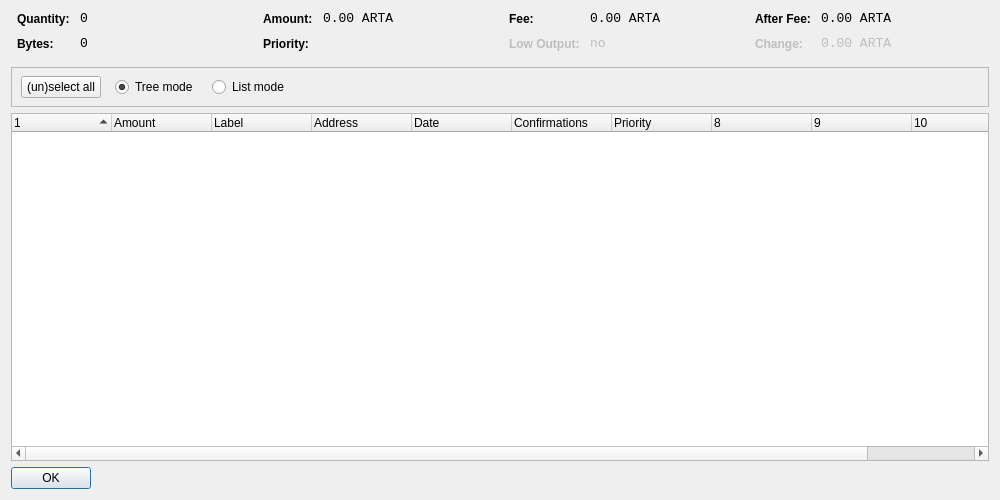
<?xml version="1.0" encoding="UTF-8"?>
<ui version="4.0">
 <class>CoinControlDialog</class>
 <widget class="QDialog" name="CoinControlDialog">
  <property name="geometry">
   <rect>
    <x>0</x>
    <y>0</y>
    <width>1000</width>
    <height>500</height>
   </rect>
  </property>
  <property name="windowTitle">
   <string>Coin Control</string>
  </property>
  <layout class="QVBoxLayout" name="verticalLayout">
   <item>
    <layout class="QHBoxLayout" name="horizontalLayoutTop" stretch="0,0,0,0">
     <property name="topMargin">
      <number>0</number>
     </property>
     <property name="bottomMargin">
      <number>10</number>
     </property>
     <item>
      <layout class="QFormLayout" name="formLayoutCoinControl1">
       <property name="horizontalSpacing">
        <number>10</number>
       </property>
       <property name="verticalSpacing">
        <number>10</number>
       </property>
       <property name="leftMargin">
        <number>6</number>
       </property>
       <property name="rightMargin">
        <number>6</number>
       </property>
       <item row="0" column="0">
        <widget class="QLabel" name="labelCoinControlQuantityText">
         <property name="styleSheet">
          <string notr="true">font-weight:bold;</string>
         </property>
         <property name="text">
          <string>Quantity:</string>
         </property>
        </widget>
       </item>
       <item row="0" column="1">
        <widget class="QLabel" name="labelCoinControlQuantity">
         <property name="font">
          <font>
           <family>Monospace</family>
           <pointsize>10</pointsize>
          </font>
         </property>
         <property name="cursor">
          <cursorShape>IBeamCursor</cursorShape>
         </property>
         <property name="contextMenuPolicy">
          <enum>Qt::ActionsContextMenu</enum>
         </property>
         <property name="text">
          <string notr="true">0</string>
         </property>
         <property name="textInteractionFlags">
          <set>Qt::LinksAccessibleByMouse|Qt::TextSelectableByKeyboard|Qt::TextSelectableByMouse</set>
         </property>
        </widget>
       </item>
       <item row="1" column="0">
        <widget class="QLabel" name="labelCoinControlBytesText">
         <property name="styleSheet">
          <string notr="true">font-weight:bold;</string>
         </property>
         <property name="text">
          <string>Bytes:</string>
         </property>
        </widget>
       </item>
       <item row="1" column="1">
        <widget class="QLabel" name="labelCoinControlBytes">
         <property name="font">
          <font>
           <family>Monospace</family>
           <pointsize>10</pointsize>
          </font>
         </property>
         <property name="cursor">
          <cursorShape>IBeamCursor</cursorShape>
         </property>
         <property name="contextMenuPolicy">
          <enum>Qt::ActionsContextMenu</enum>
         </property>
         <property name="text">
          <string notr="true">0</string>
         </property>
         <property name="textInteractionFlags">
          <set>Qt::LinksAccessibleByMouse|Qt::TextSelectableByKeyboard|Qt::TextSelectableByMouse</set>
         </property>
        </widget>
       </item>
      </layout>
     </item>
     <item>
      <layout class="QFormLayout" name="formLayoutCoinControl2">
       <property name="horizontalSpacing">
        <number>10</number>
       </property>
       <property name="verticalSpacing">
        <number>10</number>
       </property>
       <property name="leftMargin">
        <number>6</number>
       </property>
       <property name="rightMargin">
        <number>6</number>
       </property>
       <item row="0" column="0">
        <widget class="QLabel" name="labelCoinControlAmountText">
         <property name="styleSheet">
          <string notr="true">font-weight:bold;</string>
         </property>
         <property name="text">
          <string>Amount:</string>
         </property>
        </widget>
       </item>
       <item row="0" column="1">
        <widget class="QLabel" name="labelCoinControlAmount">
         <property name="font">
          <font>
           <family>Monospace</family>
           <pointsize>10</pointsize>
          </font>
         </property>
         <property name="cursor">
          <cursorShape>IBeamCursor</cursorShape>
         </property>
         <property name="contextMenuPolicy">
          <enum>Qt::ActionsContextMenu</enum>
         </property>
         <property name="text">
          <string notr="true">0.00 ARTA</string>
         </property>
         <property name="textInteractionFlags">
          <set>Qt::LinksAccessibleByMouse|Qt::TextSelectableByKeyboard|Qt::TextSelectableByMouse</set>
         </property>
        </widget>
       </item>
       <item row="1" column="0">
        <widget class="QLabel" name="labelCoinControlPriorityText">
         <property name="styleSheet">
          <string notr="true">font-weight:bold;</string>
         </property>
         <property name="text">
          <string>Priority:</string>
         </property>
        </widget>
       </item>
       <item row="1" column="1">
        <widget class="QLabel" name="labelCoinControlPriority">
         <property name="font">
          <font>
           <family>Monospace</family>
           <pointsize>10</pointsize>
          </font>
         </property>
         <property name="cursor">
          <cursorShape>IBeamCursor</cursorShape>
         </property>
         <property name="contextMenuPolicy">
          <enum>Qt::ActionsContextMenu</enum>
         </property>
         <property name="text">
          <string/>
         </property>
         <property name="textInteractionFlags">
          <set>Qt::LinksAccessibleByMouse|Qt::TextSelectableByKeyboard|Qt::TextSelectableByMouse</set>
         </property>
        </widget>
       </item>
      </layout>
     </item>
     <item>
      <layout class="QFormLayout" name="formLayoutCoinControl3">
       <property name="horizontalSpacing">
        <number>10</number>
       </property>
       <property name="verticalSpacing">
        <number>10</number>
       </property>
       <property name="leftMargin">
        <number>6</number>
       </property>
       <property name="rightMargin">
        <number>6</number>
       </property>
       <item row="0" column="0">
        <widget class="QLabel" name="labelCoinControlFeeText">
         <property name="styleSheet">
          <string notr="true">font-weight:bold;</string>
         </property>
         <property name="text">
          <string>Fee:</string>
         </property>
        </widget>
       </item>
       <item row="0" column="1">
        <widget class="QLabel" name="labelCoinControlFee">
         <property name="font">
          <font>
           <family>Monospace</family>
           <pointsize>10</pointsize>
          </font>
         </property>
         <property name="cursor">
          <cursorShape>IBeamCursor</cursorShape>
         </property>
         <property name="contextMenuPolicy">
          <enum>Qt::ActionsContextMenu</enum>
         </property>
         <property name="text">
          <string notr="true">0.00 ARTA</string>
         </property>
         <property name="textInteractionFlags">
          <set>Qt::LinksAccessibleByMouse|Qt::TextSelectableByKeyboard|Qt::TextSelectableByMouse</set>
         </property>
        </widget>
       </item>
       <item row="1" column="0">
        <widget class="QLabel" name="labelCoinControlLowOutputText">
         <property name="enabled">
          <bool>false</bool>
         </property>
         <property name="styleSheet">
          <string notr="true">font-weight:bold;</string>
         </property>
         <property name="text">
          <string>Low Output:</string>
         </property>
        </widget>
       </item>
       <item row="1" column="1">
        <widget class="QLabel" name="labelCoinControlLowOutput">
         <property name="enabled">
          <bool>false</bool>
         </property>
         <property name="font">
          <font>
           <family>Monospace</family>
           <pointsize>10</pointsize>
          </font>
         </property>
         <property name="cursor">
          <cursorShape>IBeamCursor</cursorShape>
         </property>
         <property name="contextMenuPolicy">
          <enum>Qt::ActionsContextMenu</enum>
         </property>
         <property name="text">
          <string notr="true">no</string>
         </property>
         <property name="textInteractionFlags">
          <set>Qt::LinksAccessibleByMouse|Qt::TextSelectableByKeyboard|Qt::TextSelectableByMouse</set>
         </property>
        </widget>
       </item>
      </layout>
     </item>
     <item>
      <layout class="QFormLayout" name="formLayoutCoinControl4">
       <property name="horizontalSpacing">
        <number>10</number>
       </property>
       <property name="verticalSpacing">
        <number>10</number>
       </property>
       <property name="leftMargin">
        <number>6</number>
       </property>
       <property name="rightMargin">
        <number>6</number>
       </property>
       <item row="0" column="0">
        <widget class="QLabel" name="labelCoinControlAfterFeeText">
         <property name="styleSheet">
          <string notr="true">font-weight:bold;</string>
         </property>
         <property name="text">
          <string>After Fee:</string>
         </property>
        </widget>
       </item>
       <item row="0" column="1">
        <widget class="QLabel" name="labelCoinControlAfterFee">
         <property name="font">
          <font>
           <family>Monospace</family>
           <pointsize>10</pointsize>
          </font>
         </property>
         <property name="cursor">
          <cursorShape>IBeamCursor</cursorShape>
         </property>
         <property name="contextMenuPolicy">
          <enum>Qt::ActionsContextMenu</enum>
         </property>
         <property name="text">
          <string notr="true">0.00 ARTA</string>
         </property>
         <property name="textInteractionFlags">
          <set>Qt::LinksAccessibleByMouse|Qt::TextSelectableByKeyboard|Qt::TextSelectableByMouse</set>
         </property>
        </widget>
       </item>
       <item row="1" column="0">
        <widget class="QLabel" name="labelCoinControlChangeText">
         <property name="enabled">
          <bool>false</bool>
         </property>
         <property name="styleSheet">
          <string notr="true">font-weight:bold;</string>
         </property>
         <property name="text">
          <string>Change:</string>
         </property>
        </widget>
       </item>
       <item row="1" column="1">
        <widget class="QLabel" name="labelCoinControlChange">
         <property name="enabled">
          <bool>false</bool>
         </property>
         <property name="font">
          <font>
           <family>Monospace</family>
           <pointsize>10</pointsize>
          </font>
         </property>
         <property name="cursor">
          <cursorShape>IBeamCursor</cursorShape>
         </property>
         <property name="contextMenuPolicy">
          <enum>Qt::ActionsContextMenu</enum>
         </property>
         <property name="text">
          <string notr="true">0.00 ARTA</string>
         </property>
         <property name="textInteractionFlags">
          <set>Qt::LinksAccessibleByMouse|Qt::TextSelectableByKeyboard|Qt::TextSelectableByMouse</set>
         </property>
        </widget>
       </item>
      </layout>
     </item>
    </layout>
   </item>
   <item>
    <widget class="QFrame" name="frame">
     <property name="minimumSize">
      <size>
       <width>0</width>
       <height>40</height>
      </size>
     </property>
     <property name="frameShape">
      <enum>QFrame::StyledPanel</enum>
     </property>
     <property name="frameShadow">
      <enum>QFrame::Sunken</enum>
     </property>
     <widget class="QWidget" name="horizontalLayoutWidget">
      <property name="geometry">
       <rect>
        <x>10</x>
        <y>0</y>
        <width>781</width>
        <height>41</height>
       </rect>
      </property>
      <layout class="QHBoxLayout" name="horizontalLayoutPanel" stretch="0,0,0,0">
       <property name="spacing">
        <number>14</number>
       </property>
       <item>
        <widget class="QPushButton" name="pushButtonSelectAll">
         <property name="sizePolicy">
          <sizepolicy hsizetype="Maximum" vsizetype="Fixed">
           <horstretch>0</horstretch>
           <verstretch>0</verstretch>
          </sizepolicy>
         </property>
         <property name="text">
          <string>(un)select all</string>
         </property>
        </widget>
       </item>
       <item>
        <widget class="QRadioButton" name="radioTreeMode">
         <property name="sizePolicy">
          <sizepolicy hsizetype="Maximum" vsizetype="Fixed">
           <horstretch>0</horstretch>
           <verstretch>0</verstretch>
          </sizepolicy>
         </property>
         <property name="text">
          <string>Tree mode</string>
         </property>
         <property name="checked">
          <bool>true</bool>
         </property>
        </widget>
       </item>
       <item>
        <widget class="QRadioButton" name="radioListMode">
         <property name="sizePolicy">
          <sizepolicy hsizetype="Maximum" vsizetype="Fixed">
           <horstretch>0</horstretch>
           <verstretch>0</verstretch>
          </sizepolicy>
         </property>
         <property name="text">
          <string>List mode</string>
         </property>
        </widget>
       </item>
       <item>
        <spacer name="horizontalSpacer">
         <property name="orientation">
          <enum>Qt::Horizontal</enum>
         </property>
         <property name="sizeHint" stdset="0">
          <size>
           <width>40</width>
           <height>20</height>
          </size>
         </property>
        </spacer>
       </item>
      </layout>
     </widget>
    </widget>
   </item>
   <item>
    <widget class="CoinControlTreeWidget" name="treeWidget">
     <property name="contextMenuPolicy">
      <enum>Qt::CustomContextMenu</enum>
     </property>
     <property name="sortingEnabled">
      <bool>false</bool>
     </property>
     <property name="columnCount">
      <number>11</number>
     </property>
     <attribute name="headerShowSortIndicator" stdset="0">
      <bool>true</bool>
     </attribute>
     <attribute name="headerStretchLastSection">
      <bool>false</bool>
     </attribute>
     <column>
      <property name="text">
       <string/>
      </property>
     </column>
     <column>
      <property name="text">
       <string>Amount</string>
      </property>
     </column>
     <column>
      <property name="text">
       <string>Label</string>
      </property>
     </column>
     <column>
      <property name="text">
       <string>Address</string>
      </property>
     </column>
     <column>
      <property name="text">
       <string>Date</string>
      </property>
     </column>
     <column>
      <property name="text">
       <string>Confirmations</string>
      </property>
      <property name="toolTip">
       <string>Confirmed</string>
      </property>
     </column>
     <column>
      <property name="text">
       <string>Priority</string>
      </property>
     </column>
     <column>
      <property name="text">
       <string/>
      </property>
     </column>
     <column>
      <property name="text">
       <string/>
      </property>
     </column>
     <column>
      <property name="text">
       <string/>
      </property>
     </column>
     <column>
      <property name="text">
       <string/>
      </property>
     </column>
    </widget>
   </item>
   <item>
    <widget class="QDialogButtonBox" name="buttonBox">
     <property name="sizePolicy">
      <sizepolicy hsizetype="Maximum" vsizetype="Fixed">
       <horstretch>0</horstretch>
       <verstretch>0</verstretch>
      </sizepolicy>
     </property>
     <property name="orientation">
      <enum>Qt::Horizontal</enum>
     </property>
     <property name="standardButtons">
      <set>QDialogButtonBox::Ok</set>
     </property>
    </widget>
   </item>
  </layout>
 </widget>
 <customwidgets>
  <customwidget>
   <class>CoinControlTreeWidget</class>
   <extends>QTreeWidget</extends>
   <header>coincontroltreewidget.h</header>
  </customwidget>
 </customwidgets>
 <resources/>
 <connections/>
</ui>
